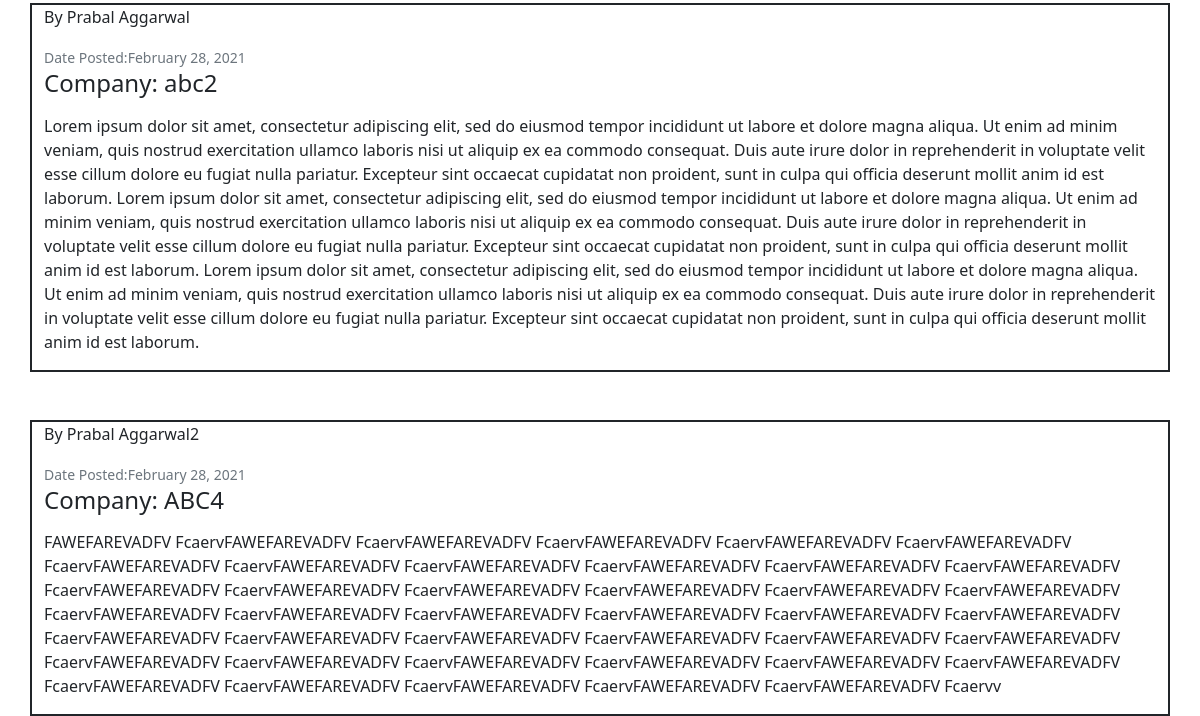
The app's page /interviews/ (signed in, lower part), older data.
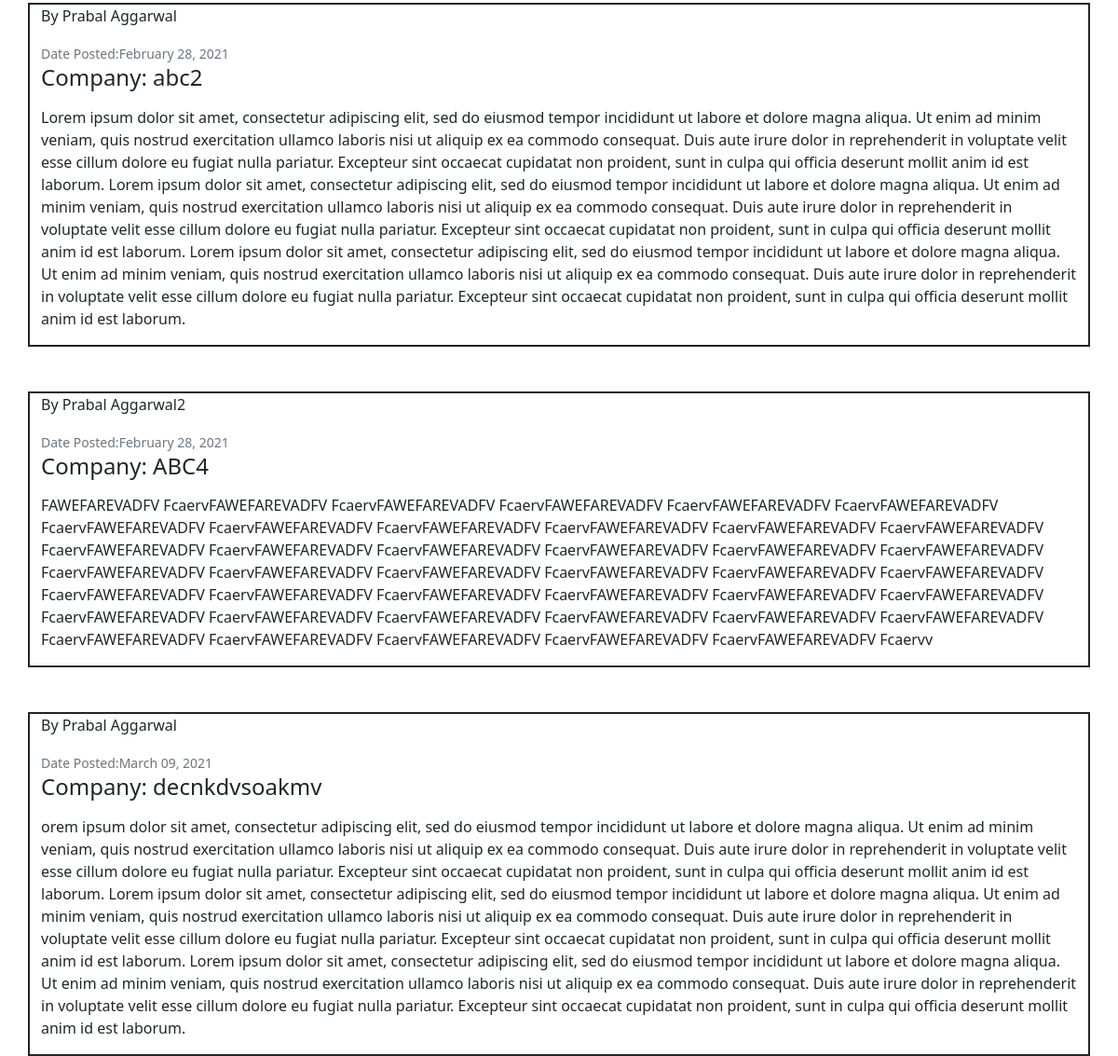
The same page, newer data.
### interviewExperience/models.py (models this page shows, shortened)
class interviewExp(models.Model):
    company = models.CharField(max_length = 100)
    content = models.TextField()
    date_posted = models.DateTimeField(default = timezone.now)
    author = models.ForeignKey(user_model.Student,on_delete=models.CASCADE)

### users/models.py (models this page shows)
class Student(models.Model):
    user = models.OneToOneField(User, on_delete=models.CASCADE)
    firstName = models.CharField(max_length=256)
    lastName = models.CharField(max_length=256)
    email = models.EmailField()
    ph_no = models.CharField(max_length=10)
    def __str__(self):
        return self.firstName + " " + self.lastName

### interviewExperience/views.py (the view)
# urls.py: path('',interview_views.index,name = 'interview'),
@login_required
def index(request):
    form = filterForm()
    qs = interviewExp.objects.all()
    company = request.GET.get('company')
    authorName = request.GET.get('author')
    if company is not None and company != '':
        qs = qs.filter(company__icontains = company)
    if authorName is not None and authorName != '':
        qs = qs.filter(author__firstName__icontains = authorName)
    context = {
        'form':form,
        'interviewExp':qs
    }
    return render(request,'interviewExperience/index.html',context)

### templates/interviewExperience/index.html (shortened to what this page needs)
{% extends "users/baseAuth.html"%}
{% load static %}
{% load crispy_forms_tags %}
{% block headBlock %}
<link rel="stylesheet" href="{% static 'users/index.css' %}">
{% endblock %}
{% block bodyBlock %}
<div class="container">
    {% for post in interviewExp%}
    <div class="row justify-content-center border border-2 border-dark mt-5 myWhite">
        <article class="media content-section borderClass">
            <div class="media-body">
                <div class="article-metadata">
                    <p class="mr-2">By {{ post.author }} </p>
                    <small class="text-muted">Date Posted:{{ post.date_posted|date:"F d, Y" }}</small>
                </div>
                <h4>
                    <p class="article-title">Company: {{ post.company }}</a>
                </h4>
                <p class="article-content">{{ post.content }}</p>
            </div>
        </article>
    </div>
    {% endfor %}
</div>
{% endblock bodyBlock %}

### templates/users/baseAuth.html (shortened to what this page needs)
{% load static %}
<!doctype html>
<html lang="en">
<head>
    <link href="https://cdn.jsdelivr.net/npm/bootstrap@5.0.0-beta1/dist/css/bootstrap.min.css" rel="stylesheet"
>
        <link rel="stylesheet" href="{% static 'main.css' %}">
    {% block headBlock %}
    {% endblock %}
</head>
<body>
    {% block bodyBlock %}
    {% endblock %}
</body>
</html>

### static/main.css (style rules this page uses)
.myWhite { background-color:white; }

Row changes from the older to the newer data that the page shows:
added interviewExp: author "Prabal Aggarwal", date_posted "March 09, 2021", company "decnkdvsoakmv", content "orem ipsum dolor sit amet, consectetur adipiscing elit, sed do eiusmod tempor incididunt ut labore et dolore magna aliqua. Ut enim ad minim veniam, quis nostrud exercitation ullamco laboris nisi ut aliquip ex ea commodo consequat. Duis aute irure dolor in reprehenderit in voluptate velit esse cillum dolore eu fugiat nulla pariatur. Excepteur sint occaecat cupidatat non proident, sunt in culpa qui officia deserunt mollit anim id est laborum. Lorem ipsum dolor sit amet, consectetur adipiscing elit, sed do eiusmod tempor incididunt ut labore et dolore magna aliqua. Ut enim ad minim veniam, quis nostrud exercitation ullamco laboris nisi ut aliquip ex ea commodo consequat. Duis aute irure dolor…"
